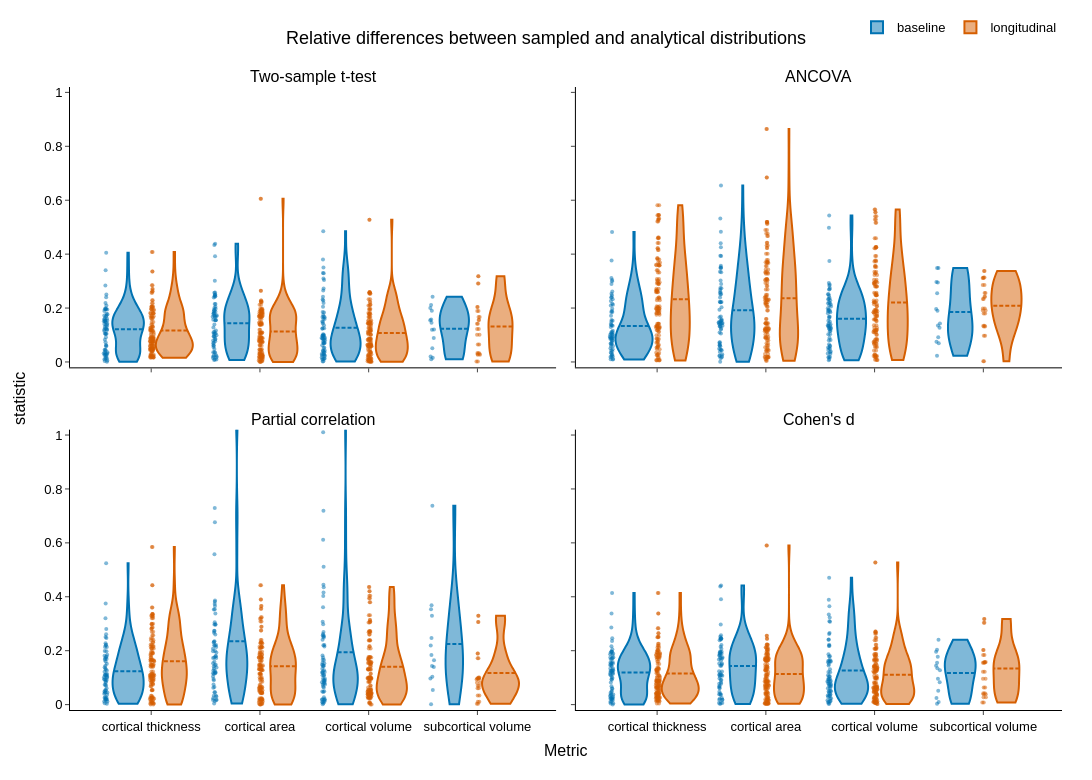

Notebook code for this chart:
### Markdown cell above
# Aggregated numerical validation boxplots
Relative differences between empirical and theoretical distributions, split by study (baseline vs longitudinal).

### Code cell
from __future__ import annotations

from dataclasses import dataclass
from pathlib import Path
import re
from typing import Literal, Optional, List

import pandas as pd
import plotly.graph_objects as go
from plotly.subplots import make_subplots


# ----------------------------
# Project discovery
# ----------------------------
def find_project_root() -> Path:
    """
    Locate a project root that contains results/numerical_validation/csv.
    Searches a few likely locations relative to the current working directory.
    """
    cwd = Path.cwd()
    candidates = [
        cwd,
        cwd.parent,
        cwd.parent.parent,
        cwd / "freesurfer-fuzzy",
        cwd.parent / "freesurfer-fuzzy",
    ]
    for c in candidates:
        if (c / "results" / "numerical_validation" / "csv").is_dir():
            return c
    raise FileNotFoundError(
        "Could not locate results/numerical_validation/csv in expected locations."
    )


ROOT = find_project_root()
CSV_DIR = ROOT / "results" / "numerical_validation" / "csv"


# ----------------------------
# Domain constants
# ----------------------------
TEST_ORDER = ["student", "ancova", "partial_correlation", "cohen_d"]
TEST_LABELS = {
    "student": "Two-sample t-test",
    "ancova": "ANCOVA",
    "partial_correlation": "Partial correlation",
    "cohen_d": "Cohen's d",
}
# Symbol used in column prefixes like t_mean, F_mean, r_mean, cohen_d_mean
TEST_SYMBOL = {
    "student": "t",
    "ancova": "F",
    "partial_correlation": "r",
    "cohen_d": "cohen_d",
}

METRIC_ORDER = ["thickness", "area", "volume", "subcortical_volume"]
METRIC_LABELS = {
    "thickness": "cortical thickness",
    "area": "cortical area",
    "volume": "cortical volume",
    "subcortical_volume": "subcortical volume",
}

STUDY_ORDER = ["baseline", "longitudinal"]
STUDY_COLORS = {"baseline": "#0072B2", "longitudinal": "#D55E00"}

ValueType = Literal["stat", "pvalue"]

subcortical_regions = [
    "Left-Thalamus",
    "Left-Caudate",
    "Left-Putamen",
    "Left-Pallidum",
    "Left-Hippocampus",
    "Left-Amygdala",
    "Left-Accumbens-area",
    "Right-Thalamus",
    "Right-Caudate",
    "Right-Putamen",
    "Right-Pallidum",
    "Right-Hippocampus",
    "Right-Amygdala",
    "Right-Accumbens-area",
]

# Cortical regions in DKT atlas
cortical_regions = [
    "bankssts",
    "caudalanteriorcingulate",
    "caudalmiddlefrontal",
    "cuneus",
    "entorhinal",
    "fusiform",
    "inferiorparietal",
    "inferiortemporal",
    "isthmuscingulate",
    "lateraloccipital",
    "lateralorbitofrontal",
    "lingual",
    "medialorbitofrontal",
    "middletemporal",
    "parahippocampal",
    "paracentral",
    "parsopercularis",
    "parsorbitalis",
    "parstriangularis",
    "pericalcarine",
    "postcentral",
    "posteriorcingulate",
    "precentral",
    "precuneus",
    "rostralanteriorcingulate",
    "rostralmiddlefrontal",
    "superiorfrontal",
    "superiorparietal",
    "superiortemporal",
    "supramarginal",
    "frontalpole",
    "temporalpole",
    "transversetemporal",
    "insula",
]


@dataclass(frozen=True)
class ParsedFile:
    test_key: str
    metric_key: str
    path: Path


_AGG_PATTERN = re.compile(r"(?P<test>.+)_aggregated_(?P<metric>.+)\.csv$")


def _parse_aggregated_filename(path: Path) -> Optional[ParsedFile]:
    m = _AGG_PATTERN.match(path.name)
    if not m:
        return None
    test_key = m.group("test")
    metric_key = m.group("metric")
    if test_key not in TEST_ORDER or metric_key not in METRIC_ORDER:
        return None
    return ParsedFile(test_key=test_key, metric_key=metric_key, path=path)


def _choose_value_column(
    df: pd.DataFrame, *, value_type: ValueType, test_symbol: str
) -> str:
    """
    Determine which column to plot.
    - pvalue => p-val_std_diff_rel
    - stat   => {test_symbol}_std_diff_rel (preferred)
              else any single non-pvalue *_std_diff_rel (fallback with validation)
    """
    if value_type == "pvalue":
        col = "p-val_std_diff_rel"
        if col not in df.columns:
            raise KeyError(f"Missing required column '{col}'.")
        return col

    preferred = f"{test_symbol}_std_diff_rel"
    if preferred in df.columns:
        return preferred

    # Fallback: accept exactly one *_std_diff_rel excluding pvalue
    candidates = [
        c
        for c in df.columns
        if c.endswith("_std_diff_rel") and c != "p-val_std_diff_rel"
    ]
    if len(candidates) == 1:
        return candidates[0]

    raise KeyError(
        "Could not determine statistic std-diff column. "
        f"Expected '{preferred}' or a single '*_std_diff_rel' column. "
        f"Found: {candidates}"
    )


def load_aggregated_data(*, value_type: ValueType = "stat") -> pd.DataFrame:
    """
    Load all *_aggregated_*.csv files and return a tidy dataframe with:
      - test_key, test_symbol, metric_key, study, value
    """
    frames: List[pd.DataFrame] = []

    for csv_path in CSV_DIR.glob("*_aggregated_*.csv"):
        parsed = _parse_aggregated_filename(csv_path)
        if parsed is None:
            continue

        df = pd.read_csv(csv_path)

        if "study" not in df.columns:
            # Skip files that don't have study info (by design in your plot)
            continue

        # Ensure we always have metric even if the CSV doesn't
        if "metric" not in df.columns:
            df["metric"] = parsed.metric_key

        if df["metric"].unique()[0] == "subcortical_volume":
            # Filter to subcortical regions only, since some files include both
            df = df[df["region"].isin(subcortical_regions)]
        else:
            # Filter to cortical regions only, since some files include both
            df = df[df["region"].isin(cortical_regions)]

        test_symbol = TEST_SYMBOL[parsed.test_key]
        try:
            value_col = _choose_value_column(
                df, value_type=value_type, test_symbol=test_symbol
            )
        except KeyError:
            continue  # or raise, if you prefer strict behavior

        # Filter to the study values we care about, and build a tidy frame
        sub = df[df["study"].isin(STUDY_ORDER)].copy()
        if sub.empty:
            continue

        sub["test_key"] = parsed.test_key
        sub["test_symbol"] = test_symbol
        sub["metric_key"] = parsed.metric_key
        sub["value"] = pd.to_numeric(sub[value_col], errors="coerce")

        # keep only what we need (plus metric/study)
        frames.append(
            sub[["test_key", "test_symbol", "metric", "metric_key", "study", "value"]]
        )

    if not frames:
        return pd.DataFrame(
            columns=[
                "test_key",
                "test_symbol",
                "metric",
                "metric_key",
                "study",
                "value",
            ]
        )

    out = pd.concat(frames, ignore_index=True)

    # Make ordering deterministic for Plotly category axes
    out["metric"] = pd.Categorical(out["metric"], categories=METRIC_ORDER, ordered=True)
    out["study"] = pd.Categorical(out["study"], categories=STUDY_ORDER, ordered=True)
    out["test_key"] = pd.Categorical(
        out["test_key"], categories=TEST_ORDER, ordered=True
    )

    return out


def plot_relative_difference_violins(*, value_type: ValueType = "stat") -> go.Figure:
    data = load_aggregated_data(value_type=value_type)

    y_title = "p-value" if value_type == "pvalue" else "statistic"

    fig = make_subplots(
        rows=2,
        cols=2,
        subplot_titles=[TEST_LABELS[t] for t in TEST_ORDER],
        vertical_spacing=0.1,
        horizontal_spacing=0.02,
        x_title="Metric",
        y_title=y_title,
        shared_xaxes=True,
        shared_yaxes=True,
    )

    for i, test_key in enumerate(TEST_ORDER):
        row, col = (i // 2) + 1, (i % 2) + 1

        test_data = data[data["test_key"] == test_key]
        if test_data.empty:
            continue

        for study in STUDY_ORDER:
            sub = test_data[test_data["study"] == study]
            sub = sub[sub["value"].notna()]
            if sub.empty:
                continue

            # 1) In add_trace(...) set width + alignment/scale groups
            fig.add_trace(
                go.Violin(
                    x=sub["metric"],
                    y=sub["value"],
                    name=study,
                    legendgroup=study,
                    marker_color=STUDY_COLORS[study],
                    # Make violins fat enough
                    # Make both studies align & scale together per subplot/test
                    alignmentgroup=f"{test_key}",
                    scalegroup=f"{test_key}",
                    offsetgroup=study,
                    scalemode="width",
                    meanline=dict(visible=True),
                    points="all",
                    pointpos=-1.2,
                    jitter=0.12,
                    marker=dict(size=4, opacity=0.5),
                    showlegend=(i == 0),
                    spanmode="hard",
                ),
                row=row,
                col=col,
            )

            mean = sub["value"].mean()
            print(f"{test_key} - {study}: mean={mean:.4f}")
            # fig.add_trace(
            #     go.Scatter(
            #         x=sub["metric"].cat.categories,
            #         y=[mean] * len(sub["metric"].cat.categories),
            #         mode="lines",
            #         line=dict(color="black", width=1, dash="dash"),
            #         showlegend=False,
            #     ),
            #     row=row,
            #     col=col,
            # )

    fig.update_layout(
        title="Relative differences between sampled and analytical distributions",
        violinmode="group",  # <-- key change
        violingap=0.15,
        violingroupgap=0.2,
        template="simple_white",
        font=dict(family="Helvetica", size=13, color="black"),
        width=1200,
        height=780,
        margin=dict(l=70, r=30, t=80, b=70),
        legend=dict(title="", orientation="h", y=1.12, x=1.0, xanchor="right"),
        title_x=0.5,
    )

    # Consistent x-axis ordering + nicer labels
    fig.update_xaxes(
        categoryorder="array",
        categoryarray=METRIC_ORDER,
        tickmode="array",
        tickvals=METRIC_ORDER,
        ticktext=[METRIC_LABELS[m] for m in METRIC_ORDER],
        showline=True,
        linewidth=1,
        linecolor="black",
        ticks="outside",
        ticklen=4,
    )

    fig.update_yaxes(
        range=[-0.02, 1.02],
        showline=True,
        linewidth=1,
        linecolor="black",
        ticks="outside",
        ticklen=4,
        zeroline=False,
    )

    return fig


fig = plot_relative_difference_violins(value_type="stat")
fig.show()

### Figure 1 — Plotly figure (JSON) as saved in the notebook; plotly's stock layout.template omitted (floating-point values rounded to 4 significant figures; data arrays with more than 128 entries replaced by an {"elided": "..."} marker saying what was removed)
{"data": [{"alignmentgroup": "student", "jitter": 0.12, "legendgroup": "baseline", "marker": {"color": "#0072B2", "opacity": 0.5, "size": 4}, "meanline": {"visible": true}, "name": "baseline", "offsetgroup": "baseline", "pointpos": -1.2, "points": "all", "scalegroup": "student", "scalemode": "width", "showlegend": true, "spanmode": "hard", "type": "violin", "x": {"elided": "218 str values"}, "xaxis": "x", "y": {"elided": "218 float values"}, "yaxis": "y"}, {"alignmentgroup": "student", "jitter": 0.12, "legendgroup": "longitudinal", "marker": {"color": "#D55E00", "opacity": 0.5, "size": 4}, "meanline": {"visible": true}, "name": "longitudinal", "offsetgroup": "longitudinal", "pointpos": -1.2, "points": "all", "scalegroup": "student", "scalemode": "width", "showlegend": true, "spanmode": "hard", "type": "violin", "x": {"elided": "436 str values"}, "xaxis": "x", "y": {"elided": "436 float values"}, "yaxis": "y"}, {"alignmentgroup": "ancova", "jitter": 0.12, "legendgroup": "baseline", "marker": {"color": "#0072B2", "opacity": 0.5, "size": 4}, "meanline": {"visible": true}, "name": "baseline", "offsetgroup": "baseline", "pointpos": -1.2, "points": "all", "scalegroup": "ancova", "scalemode": "width", "showlegend": false, "spanmode": "hard", "type": "violin", "x": {"elided": "218 str values"}, "xaxis": "x2", "y": {"elided": "218 float values"}, "yaxis": "y2"}, {"alignmentgroup": "ancova", "jitter": 0.12, "legendgroup": "longitudinal", "marker": {"color": "#D55E00", "opacity": 0.5, "size": 4}, "meanline": {"visible": true}, "name": "longitudinal", "offsetgroup": "longitudinal", "pointpos": -1.2, "points": "all", "scalegroup": "ancova", "scalemode": "width", "showlegend": false, "spanmode": "hard", "type": "violin", "x": {"elided": "436 str values"}, "xaxis": "x2", "y": {"elided": "436 float values"}, "yaxis": "y2"}, {"alignmentgroup": "partial_correlation", "jitter": 0.12, "legendgroup": "baseline", "marker": {"color": "#0072B2", "opacity": 0.5, "size": 4}, "meanline": {"visible": true}, "name": "baseline", "offsetgroup": "baseline", "pointpos": -1.2, "points": "all", "scalegroup": "partial_correlation", "scalemode": "width", "showlegend": false, "spanmode": "hard", "type": "violin", "x": {"elided": "218 str values"}, "xaxis": "x3", "y": {"elided": "218 float values"}, "yaxis": "y3"}, {"alignmentgroup": "partial_correlation", "jitter": 0.12, "legendgroup": "longitudinal", "marker": {"color": "#D55E00", "opacity": 0.5, "size": 4}, "meanline": {"visible": true}, "name": "longitudinal", "offsetgroup": "longitudinal", "pointpos": -1.2, "points": "all", "scalegroup": "partial_correlation", "scalemode": "width", "showlegend": false, "spanmode": "hard", "type": "violin", "x": {"elided": "436 str values"}, "xaxis": "x3", "y": {"elided": "436 float values"}, "yaxis": "y3"}, {"alignmentgroup": "cohen_d", "jitter": 0.12, "legendgroup": "baseline", "marker": {"color": "#0072B2", "opacity": 0.5, "size": 4}, "meanline": {"visible": true}, "name": "baseline", "offsetgroup": "baseline", "pointpos": -1.2, "points": "all", "scalegroup": "cohen_d", "scalemode": "width", "showlegend": false, "spanmode": "hard", "type": "violin", "x": {"elided": "218 str values"}, "xaxis": "x4", "y": {"elided": "218 float values"}, "yaxis": "y4"}, {"alignmentgroup": "cohen_d", "jitter": 0.12, "legendgroup": "longitudinal", "marker": {"color": "#D55E00", "opacity": 0.5, "size": 4}, "meanline": {"visible": true}, "name": "longitudinal", "offsetgroup": "longitudinal", "pointpos": -1.2, "points": "all", "scalegroup": "cohen_d", "scalemode": "width", "showlegend": false, "spanmode": "hard", "type": "violin", "x": {"elided": "436 str values"}, "xaxis": "x4", "y": {"elided": "436 float values"}, "yaxis": "y4"}], "layout": {"annotations": [{"font": {"size": 16}, "showarrow": false, "text": "Two-sample t-test", "x": 0.245, "xanchor": "center", "xref": "paper", "y": 1, "yanchor": "bottom", "yref": "paper"}, {"font": {"size": 16}, "showarrow": false, "text": "ANCOVA", "x": 0.755, "xanchor": "center", "xref": "paper", "y": 1, "yanchor": "bottom", "yref": "paper"}, {"font": {"size": 16}, "showarrow": false, "text": "Partial correlation", "x": 0.245, "xanchor": "center", "xref": "paper", "y": 0.45, "yanchor": "bottom", "yref": "paper"}, {"font": {"size": 16}, "showarrow": false, "text": "Cohen's d", "x": 0.755, "xanchor": "center", "xref": "paper", "y": 0.45, "yanchor": "bottom", "yref": "paper"}, {"font": {"size": 16}, "showarrow": false, "text": "Metric", "x": 0.5, "xanchor": "center", "xref": "paper", "y": 0, "yanchor": "top", "yref": "paper", "yshift": -30}, {"font": {"size": 16}, "showarrow": false, "text": "statistic", "textangle": -90, "x": 0, "xanchor": "right", "xref": "paper", "xshift": -40, "y": 0.5, "yanchor": "middle", "yref": "paper"}], "font": {"color": "black", "family": "Helvetica", "size": 13}, "height": 780, "legend": {"orientation": "h", "title": {"text": ""}, "x": 1, "xanchor": "right", "y": 1.12}, "margin": {"b": 70, "l": 70, "r": 30, "t": 80}, "title": {"text": "Relative differences between sampled and analytical distributions", "x": 0.5}, "violingap": 0.15, "violingroupgap": 0.2, "violinmode": "group", "width": 1200, "xaxis": {"anchor": "y", "categoryarray": ["thickness", "area", "volume", "subcortical_volume"], "categoryorder": "array", "domain": [0, 0.49], "linecolor": "black", "linewidth": 1, "matches": "x3", "showline": true, "showticklabels": false, "ticklen": 4, "tickmode": "array", "ticks": "outside", "ticktext": ["cortical thickness", "cortical area", "cortical volume", "subcortical volume"], "tickvals": ["thickness", "area", "volume", "subcortical_volume"]}, "xaxis2": {"anchor": "y2", "categoryarray": ["thickness", "area", "volume", "subcortical_volume"], "categoryorder": "array", "domain": [0.51, 1], "linecolor": "black", "linewidth": 1, "matches": "x4", "showline": true, "showticklabels": false, "ticklen": 4, "tickmode": "array", "ticks": "outside", "ticktext": ["cortical thickness", "cortical area", "cortical volume", "subcortical volume"], "tickvals": ["thickness", "area", "volume", "subcortical_volume"]}, "xaxis3": {"anchor": "y3", "categoryarray": ["thickness", "area", "volume", "subcortical_volume"], "categoryorder": "array", "domain": [0, 0.49], "linecolor": "black", "linewidth": 1, "showline": true, "ticklen": 4, "tickmode": "array", "ticks": "outside", "ticktext": ["cortical thickness", "cortical area", "cortical volume", "subcortical volume"], "tickvals": ["thickness", "area", "volume", "subcortical_volume"]}, "xaxis4": {"anchor": "y4", "categoryarray": ["thickness", "area", "volume", "subcortical_volume"], "categoryorder": "array", "domain": [0.51, 1], "linecolor": "black", "linewidth": 1, "showline": true, "ticklen": 4, "tickmode": "array", "ticks": "outside", "ticktext": ["cortical thickness", "cortical area", "cortical volume", "subcortical volume"], "tickvals": ["thickness", "area", "volume", "subcortical_volume"]}, "yaxis": {"anchor": "x", "domain": [0.55, 1], "linecolor": "black", "linewidth": 1, "range": [-0.02, 1.02], "showline": true, "ticklen": 4, "ticks": "outside", "zeroline": false}, "yaxis2": {"anchor": "x2", "domain": [0.55, 1], "linecolor": "black", "linewidth": 1, "matches": "y", "range": [-0.02, 1.02], "showline": true, "showticklabels": false, "ticklen": 4, "ticks": "outside", "zeroline": false}, "yaxis3": {"anchor": "x3", "domain": [0, 0.45], "linecolor": "black", "linewidth": 1, "range": [-0.02, 1.02], "showline": true, "ticklen": 4, "ticks": "outside", "zeroline": false}, "yaxis4": {"anchor": "x4", "domain": [0, 0.45], "linecolor": "black", "linewidth": 1, "matches": "y3", "range": [-0.02, 1.02], "showline": true, "showticklabels": false, "ticklen": 4, "ticks": "outside", "zeroline": false}}}
